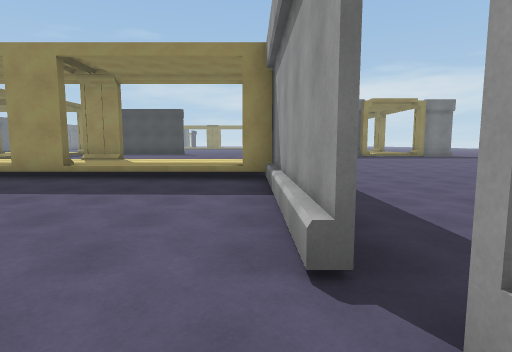
View 1 (above)

18 first-person views from a walk through a 3-D level made in the Unity game engine. The camera is 1.5 m above the floor, tilts 6° down and sees 80° across. The floor is counted in squares, 2 m on a side. Each view is taken from the middle of a square. On the plan, view 1 faces up. The plan holds only what a view shows up to about 10 squares ahead; the rest is blank. The place goes on beyond the plan. The player character is not drawn. Some animated figures are left out.

View 2
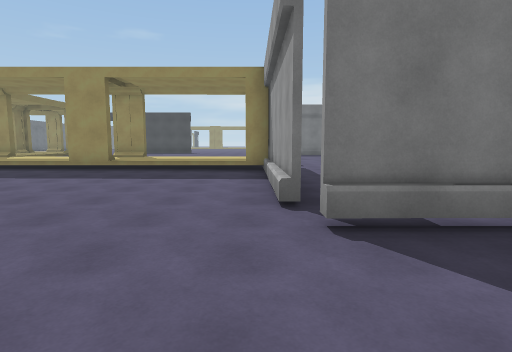

View 3
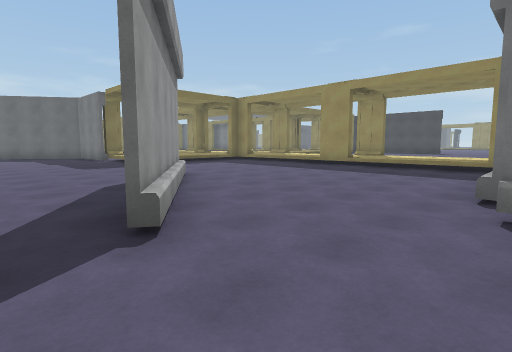

View 4
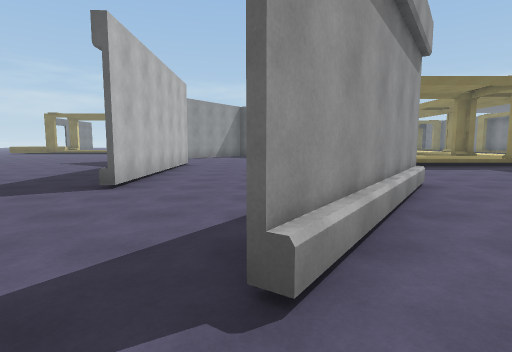

View 5
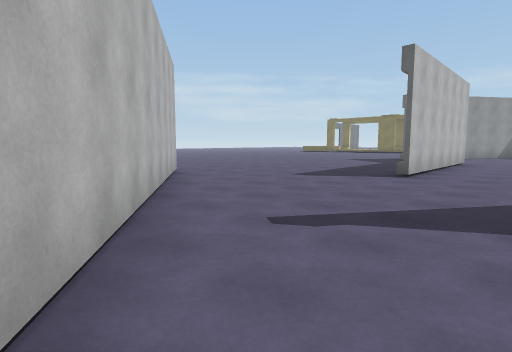

View 6
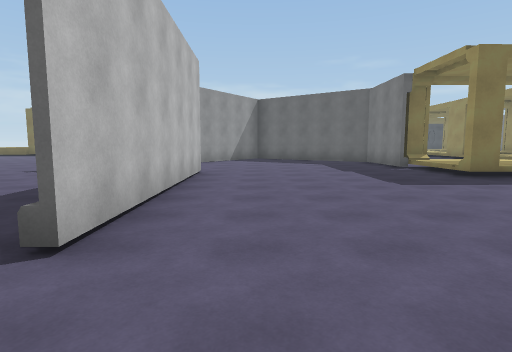

View 7
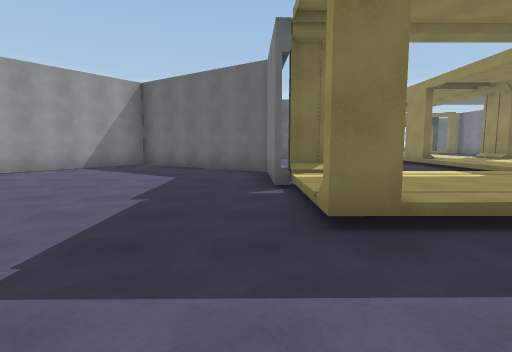

View 8
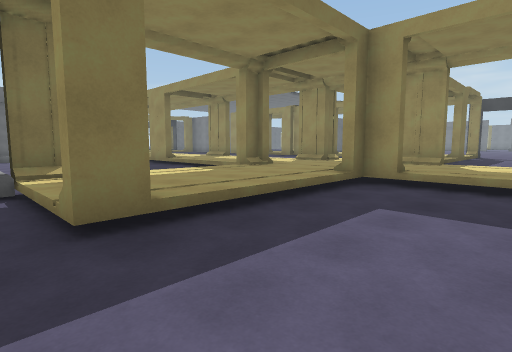

View 9
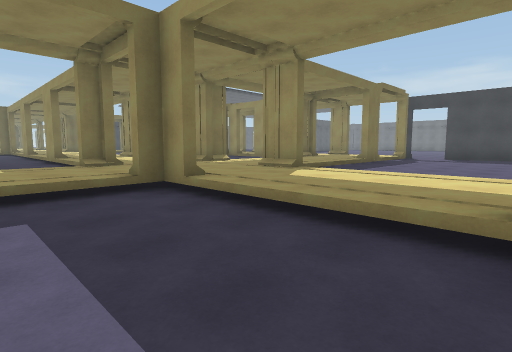

View 10
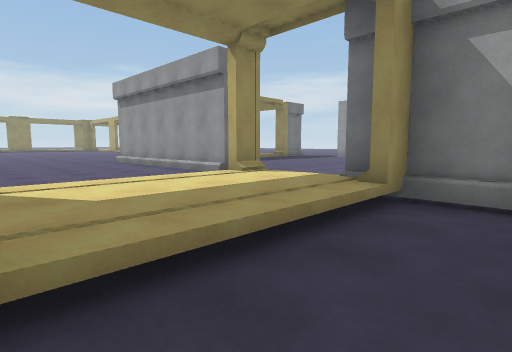

View 11
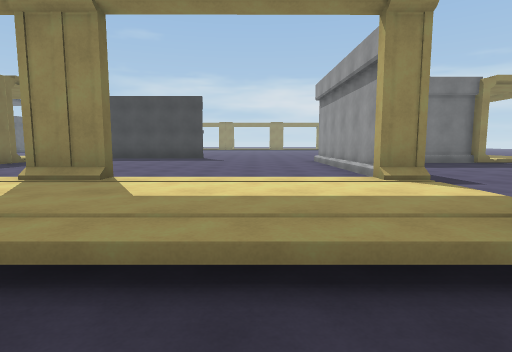

View 12
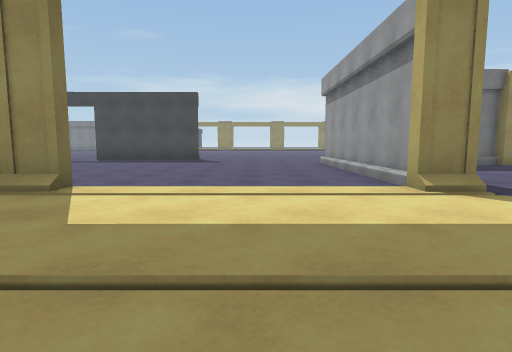

View 13
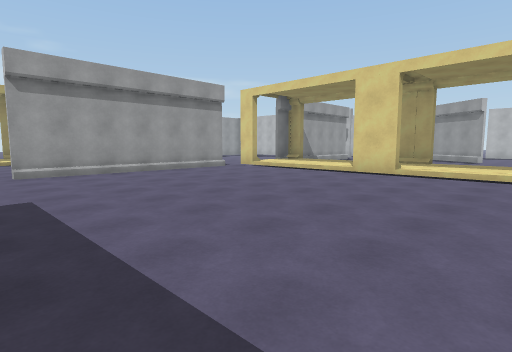

View 14
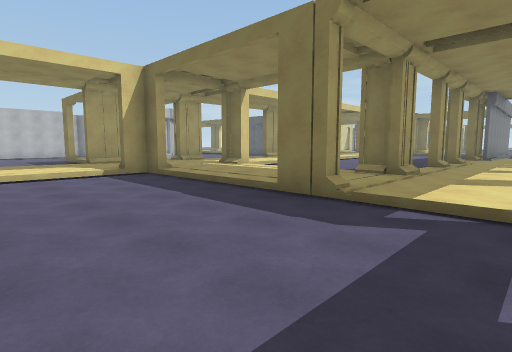

View 15
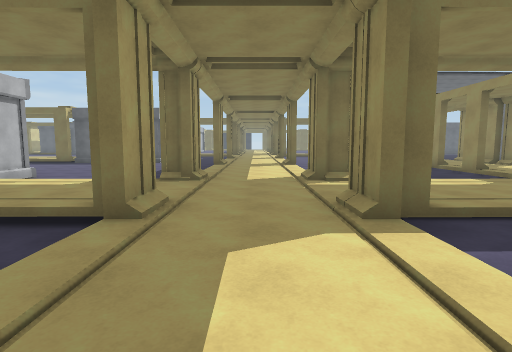

View 16
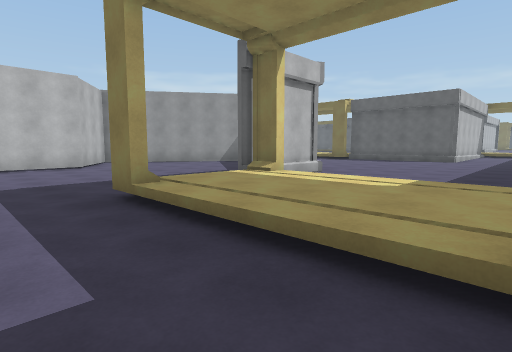

View 17
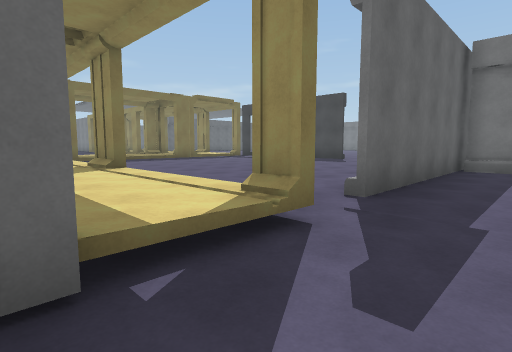

View 18
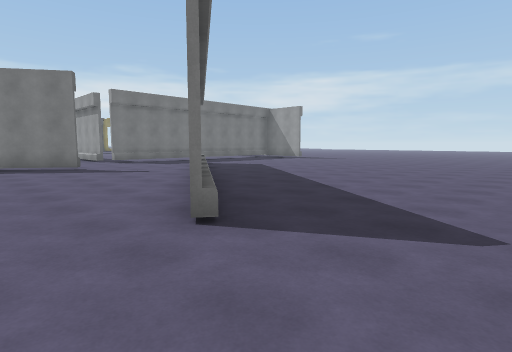

### Floor plan
Key: @ floor where view 1 was taken; # wall or solid block; x gap in a wall; . main floor; : floor 0.25 m higher than the main floor; + floor 0.5 m higher than the main floor; / step, stairs or slope; = window, fence, low wall or low ledge.
Columns run from 20 left of view 1 to 2 right of it. Each row starts with its distance up from view 1.
 17          ++::::::::
 16   +++++++++:::::::::#:
 15   +++x+////:::::::::##
 14   ##:::#/+#:::::::::#:
 13      :: +++:::::::::#:
 12         +++:::::::::#::
 11         +++:::::::::#::
 10         #+#::::::::::::
  9   #/+++##+//+++#/+++#..
  8    /+++++++/++++/++++..
  7    /+++//+//+++//+++#..
  6   #::. #/+#....#....#..
  5 ::::.. .+++.........#..
  4 ::::.. .+++.........##.
  3  :::.. .+++..........#.
  2  :::.. .#+#..........#.
  1    :.####......#.....##
  0     ##.........##...@..
 -1    ##...........###...
 -2    #..............#....
 -3    #..................#
 -4    ##......#####.....##
 -5     ### .##=.........#.
 -6             ........#=.
 -7           .........##..
 -8           ........##...
 -9          ....  ...#....
-10        .....    .......
-11        ..       .......
-12                 .......

Positions as (right, up) in squares from view 1, and headings:
1: (0, 0), facing up
2: (0, -2), facing up
3: (1, -3), facing up-left
4: (0, -2), facing left
5: (2, -2), facing down-left
6: (-3, -3), facing left
7: (-7, 1), facing left
8: (-7, 1), facing up-left
9: (-5, 4), facing up-left
10: (-4, 5), facing up-right
11: (-2, 5), facing up
12: (-2, 6), facing up
13: (-8, 17), facing down-right
14: (-6, 17), facing down-left
15: (-6, 8), facing left
16: (-8, 6), facing down-left
17: (2, 7), facing up-left
18: (-4, -12), facing up-right
